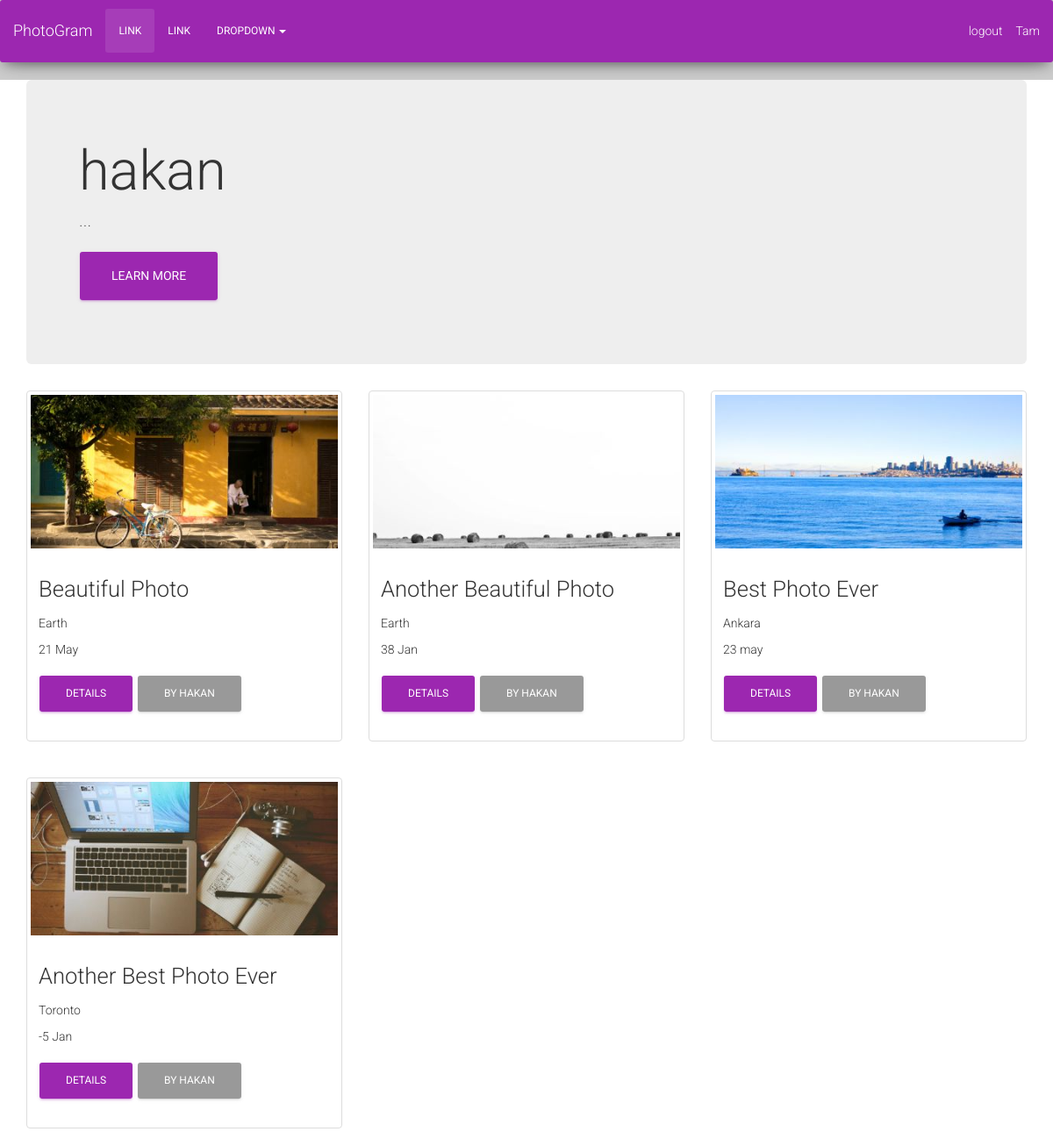
/user/hakan/ (signed in), run on the app's committed database.
### photoGallery/models.py (models this page shows, shortened)
class Photograph(models.Model):
    user = models.ForeignKey(User)
    name = models.CharField(max_length=100)
    location = models.CharField(max_length=100)
    photographer = models.CharField(max_length=100)
    date = models.CharField(max_length=100) # Change to DateField
    image = models.ImageField(upload_to='image_files', default='media/default.png')
    likes = models.IntegerField(default=0)

### photoGallery/views.py (the view)
# urls.py: url(r'^user/(\w+)/$', views.profile, name = 'profile'),
def profile(request, username):
    user = User.objects.get(username = username)
    photographs = Photograph.objects.filter(user = user)
    return render(request, 'profile.html',
                  {'photographs': photographs,
                   'username': username })

### photoGallery/templates/profile.html
{% extends "base.html" %} {% load staticfiles %} {% block content %}
<div class="wrapper">
    <div class="header">
        <div class="jumbotron">
            <h1>{{ username }}</h1>
            <p>...</p>
            <p><a class="btn btn-primary btn-lg" href="#" role="button">Learn more</a></p>
        </div>
    </div>
    <div class="row">
        {% for photograph in photographs %}
        <div class="col-md-4">
            <div class="thumbnail">
                <img src="{{ photograph.image.url }}" alt="{{photograph.name}}">
                <div class="caption">
                    <h3>{{photograph.name}}</h3>
                    <p>{{photograph.location}}</p>
                    <p>{{photograph.date}}</p>
                    <p><a href="/{{photograph.id}}/" class="btn btn-primary" role="button">Details</a>
                        <a href="/user/{{photograph.user.username}}" class="btn btn-default" role="button">by {{photograph.user.username}}</a></p>
                </div>
            </div>
        </div>
        {% if forloop.counter|divisibleby:3 and not forloop.last %}
    </div>
    <br>
    <div class="row">
        {% endif %} {% endfor %}
    </div>
</div>
{% endblock content %}

### photoGallery/templates/base.html (shortened to what this page needs)
{% load staticfiles %}
<!doctype html>
<html lang="en">
<head>
	<link rel="stylesheet" href="https://maxcdn.bootstrapcdn.com/font-awesome/latest/css/font-awesome.min.css" />
    <link href="{% static "assets/css/bootstrap.min.css" %}" rel="stylesheet" />
    <link href="{% static "assets/css/material-kit.css" %}" rel="stylesheet"/>
	<link href="{% static "assets/css/style.css" %}" rel="stylesheet"/>
</head>
<body>
<nav class="navbar navbar-default" role="navigation">
	<div class="container-fluid">
    	<div class="navbar-header">
    		<a class="navbar-brand" href="/">PhotoGram</a>
    	</div>
    	<div class="collapse navbar-collapse" id="bs-example-navbar-collapse-1">
    		<ul class="nav navbar-nav">
				<li class="active"><a href="#">Link</a></li>
        		<li><a href="#">Link</a></li>
        		<li class="dropdown">
        			<a href="#" class="dropdown-toggle" data-toggle="dropdown">Dropdown <b class="caret"></b></a>
        		</li>
    		</ul>
			{% if user.is_authenticated %}
					<a class="navbar-text navbar-right"
					   href="{% url 'profile' user.username %}"> {{ user.username }}</a>
					<a class="navbar-text navbar-right"
					   href="{% url 'logout' %}" > logout </a>
            {% else %}
					<a class="navbar-text navbar-right"
					   href="{% url 'login' %}">login</a>
            {% endif %}
    	</div>
	</div>
</nav>
<div class="wrapper">
	<div class="main">
		<div class="container">
		{% block content %}{% endblock %}
		</div>
	</div>
</div>
</body>
</html>

### data on the page
Photograph: image (picture), name "Beautiful Photo", location "Earth", date "21 May", user.username "HAKAN"
Photograph: image (picture), name "Another Beautiful Photo", location "Earth", date "38 Jan", user.username "HAKAN"
Photograph: image (picture), name "Best Photo Ever", location "Ankara", date "23 may", user.username "HAKAN"
Photograph: image (picture), name "Another Best Photo Ever", location "Toronto", date "-5 Jan", user.username "HAKAN"

### other printed values
{{ user.username }} "Tam"
{{ username }} "hakan"
